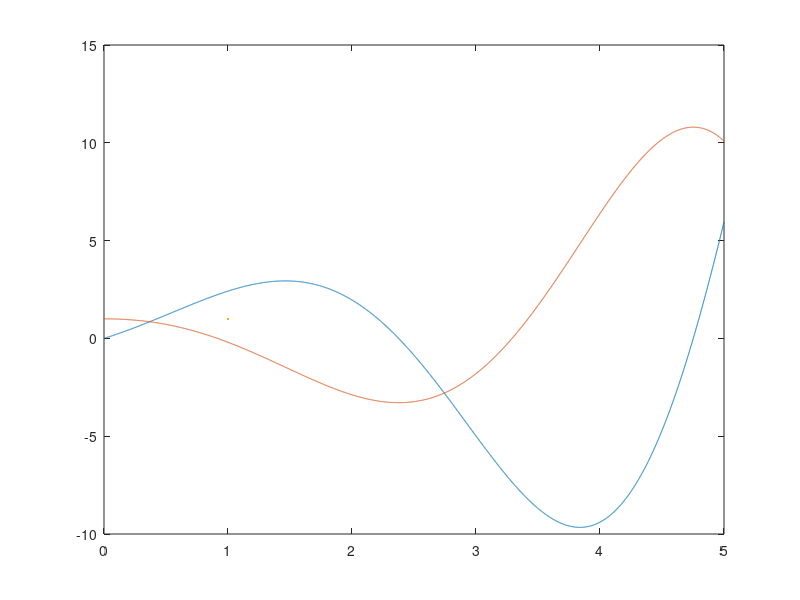

Write the MATLAB code that produced this figure.
clear
close all
h = 0.001;
x = 0:h:5;
%% ydot=lny-2y; y(0)=1;
ybar = zeros(size(x));
ydot = ybar;
ybar(1) = 1;
ydot(1) = 1;
for k = 2:size(x, 2)
    ybar(k) = ybar(k - 1) + ydot(k - 1) * h;
    ydot(k) = log(ybar(k)) - 2 * ybar(k);
end
plot(x,ybar,LineWidth=1)
%% udot=2v+u, vdot=-u; u(0)=0, v(0)=1
ubar = zeros(size(x));
vbar = ubar;
udot = ubar;
vdot = vbar;
ubar(1) = 0;
vbar(1) = 1;
udot(1) = 2;
vdot(1) = 0;
for k = 2:size(x, 2)
    ubar(k) = ubar(k - 1) + udot(k - 1) * h;
    vbar(k) = vbar(k - 1) + vdot(k - 1) * h;
    udot(k) = 2 * vbar(k) + ubar(k);
    vdot(k) = -ubar(k);
end
plot(x,ubar,x,vbar,LineWidth=1)
